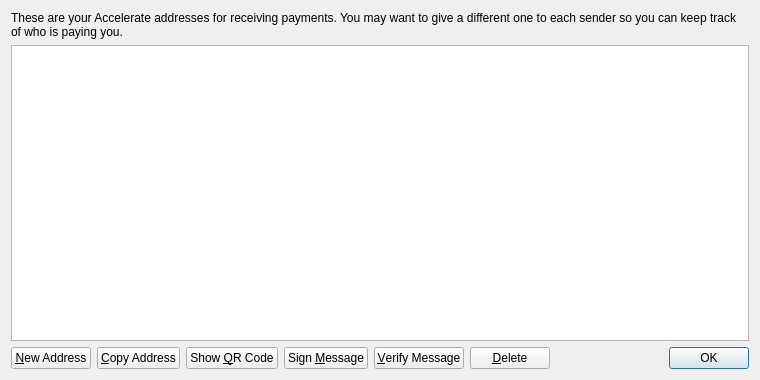
<?xml version="1.0" encoding="UTF-8"?>
<ui version="4.0">
 <class>AddressBookPage</class>
 <widget class="QWidget" name="AddressBookPage">
  <property name="geometry">
   <rect>
    <x>0</x>
    <y>0</y>
    <width>760</width>
    <height>380</height>
   </rect>
  </property>
  <property name="windowTitle">
   <string>Address Book</string>
  </property>
  <layout class="QVBoxLayout" name="verticalLayout">
   <item>
    <widget class="QLabel" name="labelExplanation">
     <property name="text">
      <string>These are your Accelerate addresses for receiving payments. You may want to give a different one to each sender so you can keep track of who is paying you.</string>
     </property>
     <property name="textFormat">
      <enum>Qt::PlainText</enum>
     </property>
     <property name="wordWrap">
      <bool>true</bool>
     </property>
    </widget>
   </item>
   <item>
    <widget class="QTableView" name="tableView">
     <property name="contextMenuPolicy">
      <enum>Qt::CustomContextMenu</enum>
     </property>
     <property name="toolTip">
      <string>Double-click to edit address or label</string>
     </property>
     <property name="tabKeyNavigation">
      <bool>false</bool>
     </property>
     <property name="alternatingRowColors">
      <bool>true</bool>
     </property>
     <property name="selectionMode">
      <enum>QAbstractItemView::SingleSelection</enum>
     </property>
     <property name="selectionBehavior">
      <enum>QAbstractItemView::SelectRows</enum>
     </property>
     <property name="sortingEnabled">
      <bool>true</bool>
     </property>
     <attribute name="verticalHeaderVisible">
      <bool>false</bool>
     </attribute>
    </widget>
   </item>
   <item>
    <layout class="QHBoxLayout" name="horizontalLayout">
     <item>
      <widget class="QPushButton" name="newAddressButton">
       <property name="toolTip">
        <string>Create a new address</string>
       </property>
       <property name="text">
        <string>&amp;New Address</string>
       </property>
       <property name="icon">
        <iconset resource="../bitcoin.qrc">
         <normaloff>:/icons/add</normaloff>:/icons/add</iconset>
       </property>
      </widget>
     </item>
     <item>
      <widget class="QPushButton" name="copyToClipboard">
       <property name="toolTip">
        <string>Copy the currently selected address to the system clipboard</string>
       </property>
       <property name="text">
        <string>&amp;Copy Address</string>
       </property>
       <property name="icon">
        <iconset resource="../bitcoin.qrc">
         <normaloff>:/icons/editcopy</normaloff>:/icons/editcopy</iconset>
       </property>
      </widget>
     </item>
     <item>
      <widget class="QPushButton" name="showQRCode">
       <property name="text">
        <string>Show &amp;QR Code</string>
       </property>
       <property name="icon">
        <iconset resource="../bitcoin.qrc">
         <normaloff>:/icons/qrcode</normaloff>:/icons/qrcode</iconset>
       </property>
      </widget>
     </item>
     <item>
      <widget class="QPushButton" name="signMessage">
       <property name="toolTip">
        <string>Sign a message to prove you own a Accelerate address</string>
       </property>
       <property name="text">
        <string>Sign &amp;Message</string>
       </property>
       <property name="icon">
        <iconset resource="../bitcoin.qrc">
         <normaloff>:/icons/edit</normaloff>:/icons/edit</iconset>
       </property>
      </widget>
     </item>
     <item>
      <widget class="QPushButton" name="verifyMessage">
       <property name="toolTip">
        <string>Verify a message to ensure it was signed with a specified Accelerate address</string>
       </property>
       <property name="text">
        <string>&amp;Verify Message</string>
       </property>
       <property name="icon">
        <iconset resource="../bitcoin.qrc">
         <normaloff>:/icons/transaction_0</normaloff>:/icons/transaction_0</iconset>
       </property>
      </widget>
     </item>
     <item>
      <widget class="QPushButton" name="deleteButton">
       <property name="toolTip">
        <string>Delete the currently selected address from the list</string>
       </property>
       <property name="text">
        <string>&amp;Delete</string>
       </property>
       <property name="icon">
        <iconset resource="../bitcoin.qrc">
         <normaloff>:/icons/remove</normaloff>:/icons/remove</iconset>
       </property>
      </widget>
     </item>
     <item>
      <spacer name="horizontalSpacer">
       <property name="orientation">
        <enum>Qt::Horizontal</enum>
       </property>
       <property name="sizeHint" stdset="0">
        <size>
         <width>40</width>
         <height>20</height>
        </size>
       </property>
      </spacer>
     </item>
     <item>
      <widget class="QDialogButtonBox" name="buttonBox">
       <property name="sizePolicy">
        <sizepolicy hsizetype="Maximum" vsizetype="Fixed">
         <horstretch>0</horstretch>
         <verstretch>0</verstretch>
        </sizepolicy>
       </property>
       <property name="standardButtons">
        <set>QDialogButtonBox::Ok</set>
       </property>
      </widget>
     </item>
    </layout>
   </item>
  </layout>
 </widget>
 <resources>
  <include location="../bitcoin.qrc"/>
 </resources>
 <connections/>
</ui>
